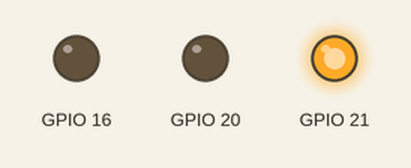
The program below on a simulated Raspberry Pi (BCM pin numbers). On the bench: output pins drawn as LEDs (lit = HIGH).

Above: at 0.1 s.
At 0.5 s:
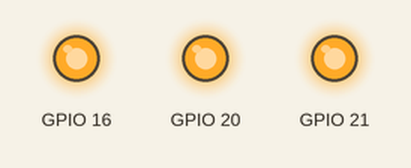
At 0.9 s:
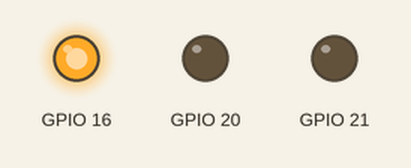
At 1.1 s:
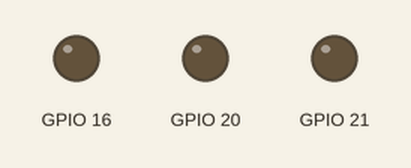
At 1.9 s:
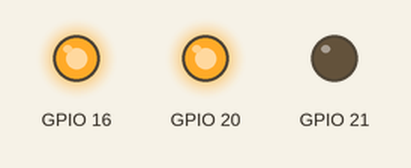
At 2.7 s:
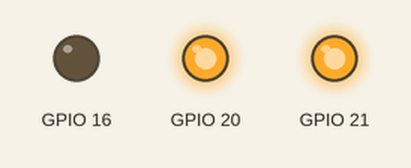
Timing chart, 0 to 3.0 s (numbered marks = the images above):
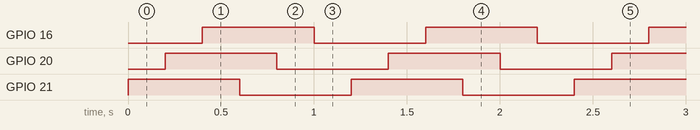

Measured:
- by itself, GPIO 16, GPIO 20, GPIO 21: alternates HIGH for 0.60 s and LOW for 0.60 s
- by itself, everything shown: repeats every 1.2 s, in 6 steps

The program:

led.py
```python
import RPi.GPIO as GPIO
from time import *

GPIO.setmode(GPIO.BCM)
GPIO.setwarnings(False)

GPIO.setup(21, GPIO.OUT)
GPIO.setup(20, GPIO.OUT)
GPIO.setup(16, GPIO.OUT)
GPIO.output(21, GPIO.LOW)
GPIO.output(20, GPIO.LOW)
GPIO.output(16, GPIO.LOW)
while True:
    GPIO.output(21, GPIO.HIGH)
    sleep(0.2)
    GPIO.output(20, GPIO.HIGH)
    sleep(0.2)
    GPIO.output(16, GPIO.HIGH)
    sleep(0.2)
    GPIO.output(21, GPIO.LOW)
    sleep(0.2)
    GPIO.output(20, GPIO.LOW)
    sleep(0.2)
    GPIO.output(16, GPIO.LOW)
    sleep(0.2)
   
```
